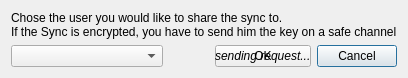
<?xml version="1.0" encoding="UTF-8"?>
<ui version="4.0">
 <class>QtShareDialog</class>
 <widget class="QDialog" name="QtShareDialog">
  <property name="geometry">
   <rect>
    <x>0</x>
    <y>0</y>
    <width>370</width>
    <height>75</height>
   </rect>
  </property>
  <property name="sizePolicy">
   <sizepolicy hsizetype="Fixed" vsizetype="Fixed">
    <horstretch>0</horstretch>
    <verstretch>0</verstretch>
   </sizepolicy>
  </property>
  <property name="windowTitle">
   <string>Add Share</string>
  </property>
  <property name="windowIcon">
   <iconset resource="qtClient.qrc">
    <normaloff>:/Resources/icon.png</normaloff>:/Resources/icon.png</iconset>
  </property>
  <layout class="QGridLayout" name="gridLayout_2">
   <item row="1" column="3">
    <widget class="QPushButton" name="cancelButton">
     <property name="text">
      <string>Cancel</string>
     </property>
    </widget>
   </item>
   <item row="1" column="0">
    <widget class="QComboBox" name="comboBox">
     <property name="sizePolicy">
      <sizepolicy hsizetype="Expanding" vsizetype="Fixed">
       <horstretch>0</horstretch>
       <verstretch>0</verstretch>
      </sizepolicy>
     </property>
    </widget>
   </item>
   <item row="0" column="0" colspan="4">
    <widget class="QLabel" name="label">
     <property name="text">
      <string>Chose the user you would like to share the sync to.
If the Sync is encrypted, you have to send him the key on a safe channel</string>
     </property>
    </widget>
   </item>
   <item row="1" column="2">
    <layout class="QGridLayout" name="gridLayout">
     <item row="0" column="0">
      <widget class="QPushButton" name="okButton">
       <property name="text">
        <string>OK</string>
       </property>
      </widget>
     </item>
     <item row="0" column="0">
      <widget class="QLabel" name="sendLabel">
       <property name="text">
        <string>&lt;i&gt;sending request...&lt;/i&gt;</string>
       </property>
      </widget>
     </item>
    </layout>
   </item>
   <item row="1" column="1">
    <spacer name="horizontalSpacer">
     <property name="orientation">
      <enum>Qt::Horizontal</enum>
     </property>
     <property name="sizeType">
      <enum>QSizePolicy::Preferred</enum>
     </property>
     <property name="sizeHint" stdset="0">
      <size>
       <width>40</width>
       <height>20</height>
      </size>
     </property>
    </spacer>
   </item>
  </layout>
 </widget>
 <resources>
  <include location="qtClient.qrc"/>
 </resources>
 <connections>
  <connection>
   <sender>okButton</sender>
   <signal>clicked()</signal>
   <receiver>QtShareDialog</receiver>
   <slot>accept()</slot>
   <hints>
    <hint type="sourcelabel">
     <x>278</x>
     <y>253</y>
    </hint>
    <hint type="destinationlabel">
     <x>96</x>
     <y>254</y>
    </hint>
   </hints>
  </connection>
  <connection>
   <sender>cancelButton</sender>
   <signal>clicked()</signal>
   <receiver>QtShareDialog</receiver>
   <slot>reject()</slot>
   <hints>
    <hint type="sourcelabel">
     <x>369</x>
     <y>253</y>
    </hint>
    <hint type="destinationlabel">
     <x>179</x>
     <y>282</y>
    </hint>
   </hints>
  </connection>
 </connections>
</ui>
